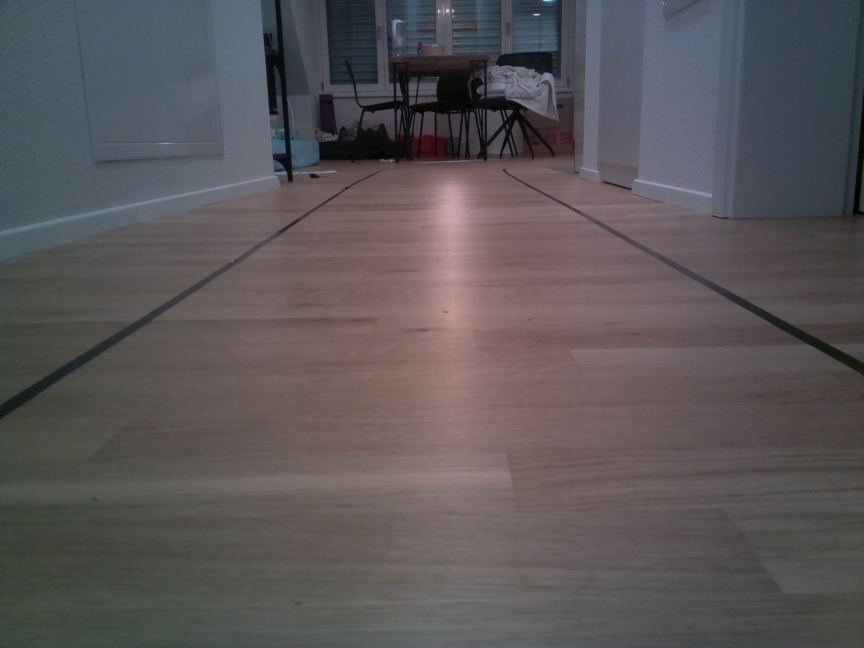
#> input picture test/Rule-Based/lane.jpg, 2592 x 1944 px (shown at 1/3 size)
$ python laneNavigation.py
#> lines starting #> are read from the running program, lines starting #| are printed output that depends on the picture; after the words box and inside, x2 and y2 are one past the last pixel; in counts of white or black regions, pixels touching at a corner belong together
import cv2
import matplotlib.pyplot as plt
import numpy as np
import time
import os
import logging
import math


def canny(image):
    gray = cv2.cvtColor(image, cv2.COLOR_BGR2GRAY)
    blur = cv2.GaussianBlur(gray, (5, 5), 0)
    canny = cv2.Canny(blur, 50, 150)
    return canny


def region_of_interest(image):
    height = image.shape[0]
    width = image.shape[1]
    polygons = np.array([
    [(0, 600),  (1200, 600),  (1200, 400), (800, 250), (400, 250), (0, 400)]
    ])
    mask = np.zeros_like(image)
    cv2.fillPoly(mask, polygons, 255)
    masked_image = cv2.bitwise_and(image, mask)
    return masked_image


def detect_line_segments(cropped_image):
    # tuning min_threshold, minLineLength, maxLineGap is a trial and error process by hand
    rho = 1  # precision in pixel, i.e. 1 pixel
    angle = np.pi / 180  # degree in radian, i.e. 1 degree
    min_threshold = 1  # minimal of votes
    line_segments = cv2.HoughLinesP(cropped_image, rho, angle, min_threshold, np.array([]), minLineLength=8, maxLineGap=4)

    if line_segments is not None:
        for line_segment in line_segments:
            logging.debug('detected line_segment:')
            logging.debug("%s of length %s" % (line_segment, length_of_line_segment(line_segment[0])))

    return line_segments


def make_coordinates(image, line_parameters):
    slope, intercept = line_parameters
    width = image.shape[1]
    # höhe der roi
    y2 = 250
    #rechte spur
    if slope > 0:
        y1 = slope * width + intercept
        x1 = width
        x2 = (y2 - intercept) / slope
    #linke spur
    if slope < 0:
        y1 = intercept
        x1 = 0
        x2 = (y2 - intercept) / slope

    x1, y1, x2, y2 = int(x1), int(y1), int(x2), int(y2)
    return np.array([x1, y1, x2, y2])


def average_slope_intercept(image, lines):
    left_fit = []
    right_fit = []
    for line in lines:
        x1, y1, x2, y2 = np.squeeze(line)
        slope, intercept = np.polyfit((x1, x2), (y1, y2), 1)
        # prüfen ob die spur auf der linke oder rechten seite ist
        if slope < 0:
            left_fit.append((slope, intercept))
        else:
            right_fit.append((slope, intercept))

    left_fit_average = np.average(left_fit, axis=0)
    right_fit_average = np.average(right_fit, axis=0)

    left_line = make_coordinates(image, left_fit_average)
    right_line = make_coordinates(image, right_fit_average)

    return np.array([left_line, right_line])


def display_lines(image, lines):
    line_image = np.zeros_like(image)
    if lines is not None:
        for x1, y1, x2, y2 in lines:
            cv2.line(line_image, (x1, y1), (x2, y2), (255, 0, 0), 10)
    return line_image


def length_of_line_segment(line):
    x1, y1, x2, y2 = line
    return math.sqrt((x2 - x1) ** 2 + (y2 - y1) ** 2)


def detect_lane_image(image):
    canny_img = canny(image)
    cropped_img = region_of_interest(canny_img)
    line_segments = detect_line_segments(cropped_img)
    avg_lines = average_slope_intercept(image, line_segments)
    line_image = display_lines(image, avg_lines)
    combo_image = cv2.addWeighted(image, 0.8, line_image, 1, 1)
    return avg_lines, combo_image

def compute_steering_angle(frame, lane_lines):
    """ Find the steering angle based on lane line coordinate
        We assume that camera is calibrated to point to dead center
    """
    if len(lane_lines) == 0:
        logging.info('No lane lines detected, do nothing')
        return 0

    height, width, _ = frame.shape
    if len(lane_lines) == 1:
        logging.debug('Only detected one lane line, just follow it. %s' % lane_lines[0])
        x1, _, x2, _ = lane_lines[0]
        x_offset = x2 - x1
    else:
        _, _, left_x2, _ = lane_lines[0]
        _, _, right_x2, _ = lane_lines[1]
        camera_mid_offset_percent = 0.03 # 0.0 means car pointing to center, -0.03: car is centered to left, +0.03 means car pointing to right
        mid = int(width / 2 * (1 + camera_mid_offset_percent))
        x_offset = (left_x2 + right_x2) / 2 - mid

    # find the steering angle, which is angle between navigation direction to end of center line
    y_offset = int(height / 2)

    angle_to_mid_radian = math.atan(x_offset / y_offset)  # angle (in radian) to center vertical line
    angle_to_mid_deg = int(angle_to_mid_radian * 180.0 / math.pi)  # angle (in degrees) to center vertical line
    print(angle_to_mid_deg)
    steering_angle = angle_to_mid_deg + 90  # this is the steering angle needed by picar front wheel

    logging.debug('new steering angle: %s' % steering_angle)
    return angle_to_mid_deg


def stabilize_steering_angle(curr_steering_angle, new_steering_angle, num_of_lane_lines, max_angle_deviation_two_lines=5, max_angle_deviation_one_lane=1):
    """
    Using last steering angle to stabilize the steering angle
    This can be improved to use last N angles, etc
    if new angle is too different from current angle, only turn by max_angle_deviation degrees
    """
    if num_of_lane_lines == 2 :
        # if both lane lines detected, then we can deviate more
        max_angle_deviation = max_angle_deviation_two_lines
    else :
        # if only one lane detected, don't deviate too much
        max_angle_deviation = max_angle_deviation_one_lane

    angle_deviation = new_steering_angle - curr_steering_angle
    if abs(angle_deviation) > max_angle_deviation:
        stabilized_steering_angle = int(curr_steering_angle
                                        + max_angle_deviation * angle_deviation / abs(angle_deviation))
    else:
        stabilized_steering_angle = new_steering_angle
    logging.info('Proposed angle: %s, stabilized angle: %s' % (new_steering_angle, stabilized_steering_angle))
    print(stabilized_steering_angle)
    return stabilized_steering_angle


def display_heading_line(frame, steering_angle, line_color=(0, 0, 255), line_width=5, ):
    heading_image = np.zeros_like(frame)
    height, width, _ = frame.shape

    # figure out the heading line from steering angle
    # heading line (x1,y1) is always center bottom of the screen
    # (x2, y2) requires a bit of trigonometry

    # Note: the steering angle of:
    # 0-89 degree: turn left
    # 90 degree: going straight
    # 91-180 degree: turn right
    if steering_angle is not 0:
        steering_angle_radian = steering_angle / 180.0 * math.pi
        x1 = int(width / 2)
        y1 = height
        x2 = int(x1 - height / 2 / math.tan(steering_angle_radian))
        y2 = int(height / 2)

    else:
        x1 = int(width / 2)
        y1 = height
        x2 = int(width / 2)
        y2 = int(height / 2)

    cv2.line(heading_image, (x1, y1), (x2, y2), line_color, line_width)
    heading_image = cv2.addWeighted(frame, 0.8, heading_image, 1, 1)

    return heading_image


logging.basicConfig(level=logging.INFO)
curr_steering_angle = 0
image = cv2.imread('lane.jpg')
#> image is the input picture: shape (1944, 2592, 3); mean B, G, R 88, 85.8, 90.4
image = cv2.resize(image, (1200, 800))
#> image: shape (800, 1200, 3)
avg_lines, combo_image = detect_lane_image(image)
#> in canny, `gray = cv2.cvtColor(image, cv2.COLOR_BGR2GRAY)`:
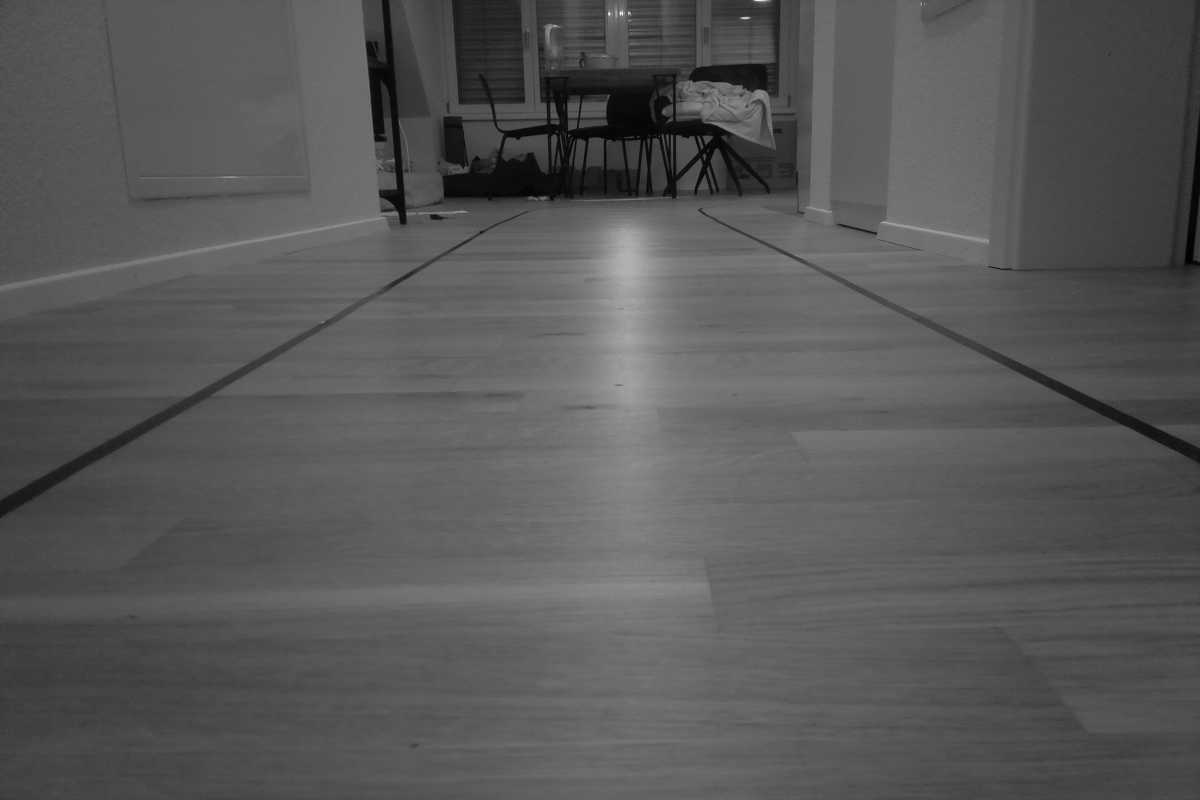
#> gray: shape (800, 1200); min 1, max 242, mean 87.3
#> in canny, `canny = cv2.Canny(blur, 50, 150)`:
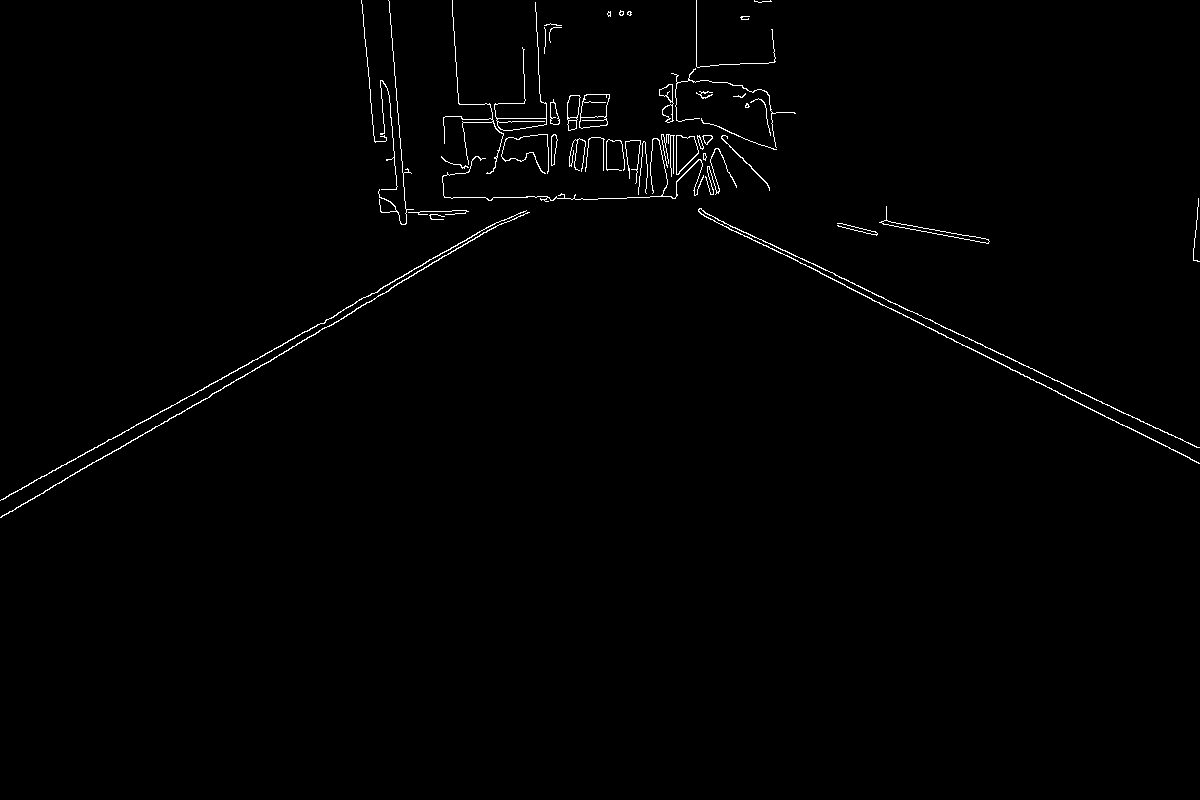
#> canny: shape (800, 1200); 0.88% white in thin lines or dots, all inside (x1, y1, x2, y2) = (0, 0, 1200, 518)
#> in region_of_interest, `cv2.fillPoly(mask, polygons, 255)`:
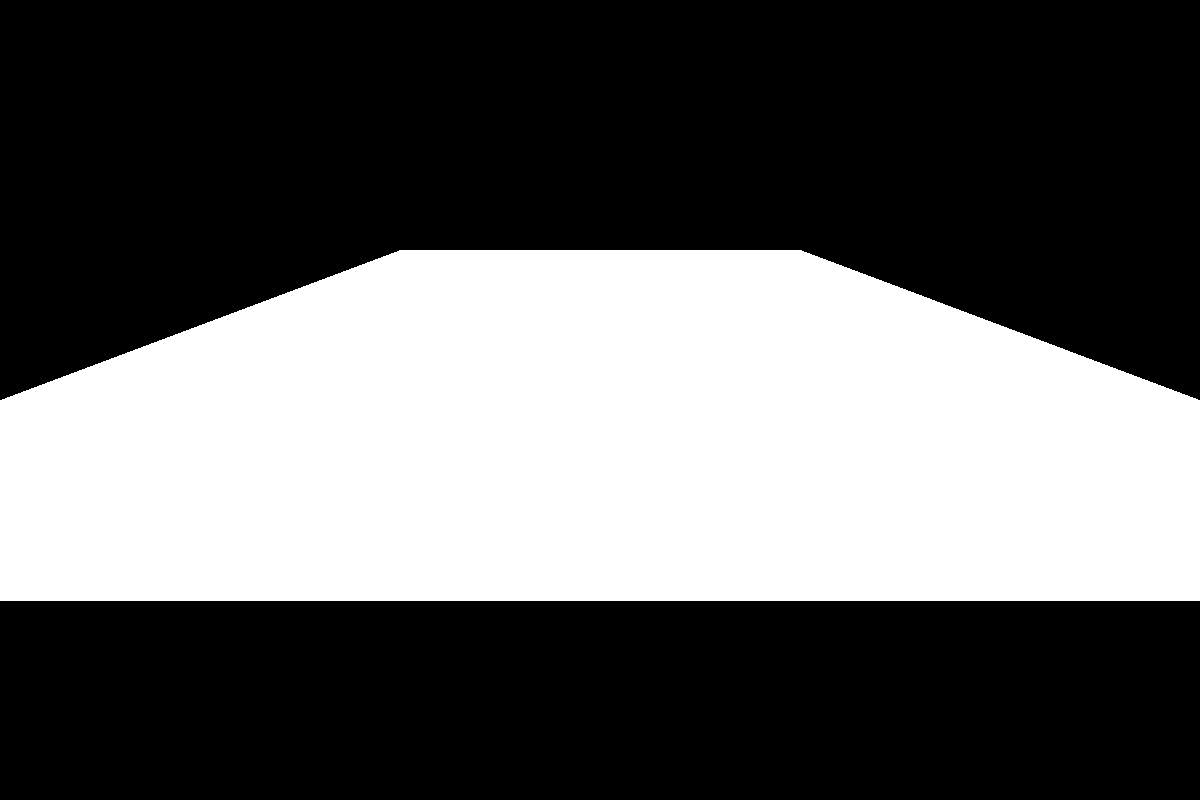
#> mask: shape (800, 1200); 37.6% white; 1 white region, box (x1, y1, x2, y2) and area: (0, 250, 1200, 601) 361100
#> in region_of_interest, `masked_image = cv2.bitwise_and(image, mask)`:
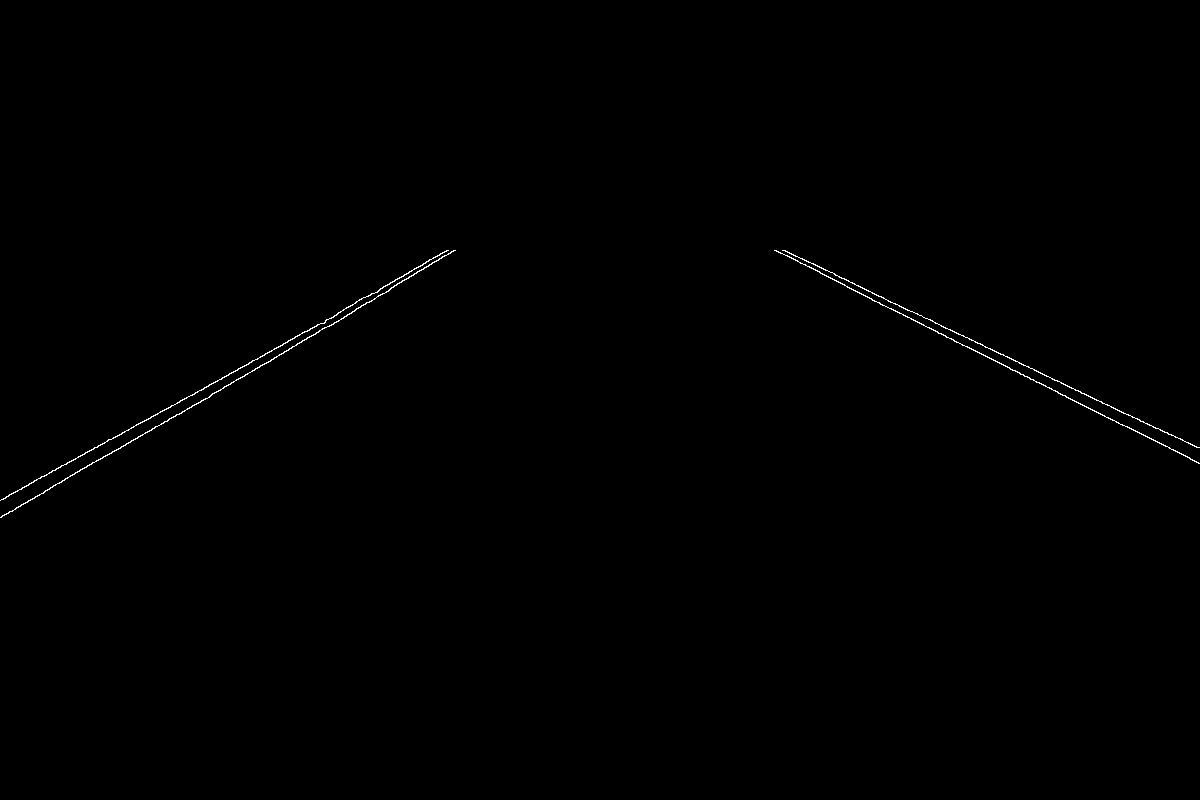
#> masked_image: shape (800, 1200); 0.26% white in thin lines or dots, all inside (x1, y1, x2, y2) = (0, 250, 1200, 518)
#> in detect_line_segments, `line_segments = cv2.HoughLinesP(cropped_image, rho, angle, min_thresho..`: line_segments = 87 rows, first 6: [191, 407, 247, 373], [92, 462, 102, 458], [1155, 428, 1188, 442], [6, 514, 35, 496], [257, 359, 372, 293], [15, 492, 61, 465]
#> the loop in detect_line_segments, `for line_segment in line_segments:` made 87 passes
#> (x1 in length_of_line_segment, y1 in length_of_line_segment, x2 in length_of_line_segment, y2 in length_of_line_segment) on passes 1 to 12: (191, 407, 247, 373), (92, 462, 102, 458), (1155, 428, 1188, 442), (6, 514, 35, 496), (257, 359, 372, 293), (15, 492, 61, 465), (306, 339, 329, 325), (895, 303, 1021, 364), (240, 378, 307, 337), (61, 482, 72, 474), (861, 294, 895, 310), (140, 423, 188, 396)
#> the loop in average_slope_intercept, `for line in lines:` made 87 passes
#> (x1, y1, x2, y2, slope, intercept) on passes 1 to 12: (191, 407, 247, 373, -0.607, 523), (92, 462, 102, 458, -0.4, 498.8), (1155, 428, 1188, 442, 0.424, -62), (6, 514, 35, 496, -0.621, 517.7), (257, 359, 372, 293, -0.574, 506.5), (15, 492, 61, 465, -0.587, 500.8), (306, 339, 329, 325, -0.609, 525.3), (895, 303, 1021, 364, 0.484, -130.3), (240, 378, 307, 337, -0.612, 524.9), (61, 482, 72, 474, -0.727, 526.4), (861, 294, 895, 310, 0.471, -111.2), (140, 423, 188, 396, -0.563, 501.8)
#> (x1, y1, x2, y2) on pass 77: (1056, 380, 1065, 385)
#> the loop in display_lines, `for x1, y1, x2, y2 in lines:` made 2 passes
#> (x1, y1, x2, y2) on passes 1 to 2: (0, 517, 449, 250), (1200, 456, 778, 250)
new_steering_angle = compute_steering_angle(image, avg_lines)
#| 0
curr_steering_angle = stabilize_steering_angle(curr_steering_angle, new_steering_angle, len(avg_lines))
#| 0
curr_heading_image = display_heading_line(combo_image, curr_steering_angle)
#> in display_heading_line, `heading_image = cv2.addWeighted(frame, 0.8, heading_image, 1, 1)`:
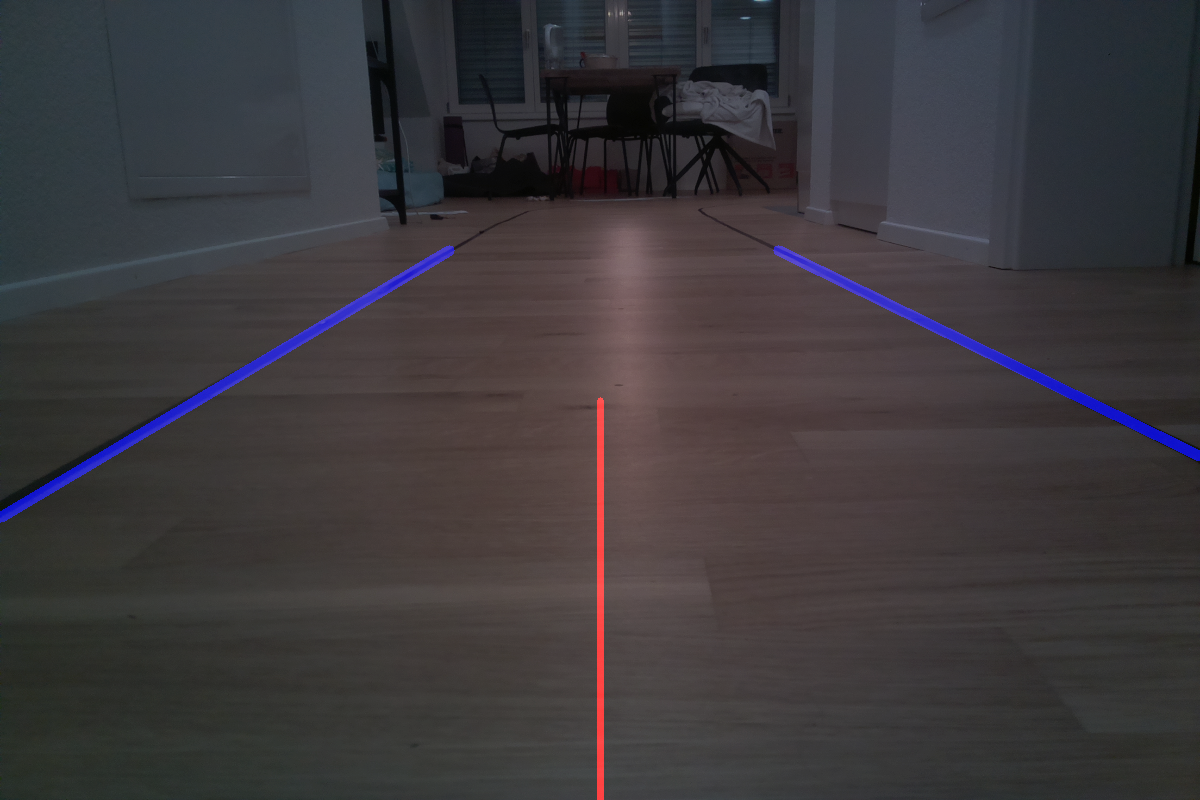
#> heading_image: shape (800, 1200, 3); mean B, G, R 59.9, 56.6, 60.1
cv2.imshow('frame', curr_heading_image)
cv2.waitKey(0)
cv2.destroyAllWindows()
